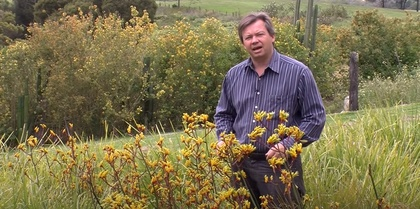
%> input picture image.jpg, 420 x 209 px, shrunk from 1254 x 624 before the run
$ octave --eval "result = RgbToBin(imread('image.jpg'));"   (GNU Octave 9; MATLAB toolbox functions it lacks are replaced by stand-ins)
%> lines starting %> are read from the running program, lines starting %| are printed output that depends on the picture; in (x1, y1, x2, y2) boxes, pixels count from 0 and x2, y2 are one past the last pixel; in counts of white or black regions, pixels touching at a corner belong together; the program's own positions count from 1
function [binary] = RgbToBin(RGB)
gray=rgb2gray(RGB);
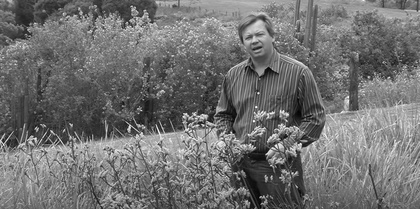
%> gray: size 209x420 uint8; min 2, max 251, mean 113.1
[H , W]=size(gray);
%> H = 209; W = 420
binary=zeros(H,W);
for i=1:H
    for j=1:W
        if gray(i,j)>=128
            binary(i,j)=1;
        else
            binary(i,j)=0;
        end
    end


end
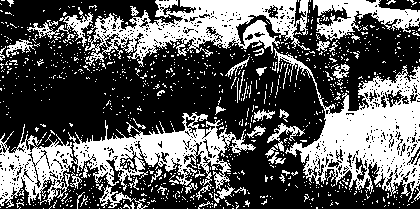
%> binary: size 209x420 double; values 0 (black) and 1 (white), 36.6% white; 944 white regions (892 under 20 px), largest, box (x1, y1, x2, y2) and area: (274, 48, 420, 202) 8669, (0, 112, 256, 208) 8466, (85, 0, 310, 67) 6957
binary=logical(binary);
imshow(binary)

$ run again, on 1.bmp
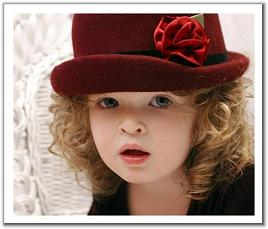
%> input picture 1.bmp, 268 x 229 px
%> in RgbToBin, `gray=rgb2gray(RGB);`:
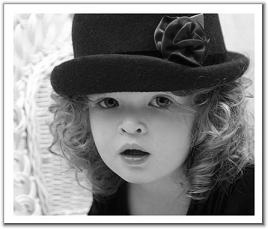
%> gray: size 229x268 uint8; min 0, max 255, mean 138.4
%> after the loop in RgbToBin, `for i=1:H`:
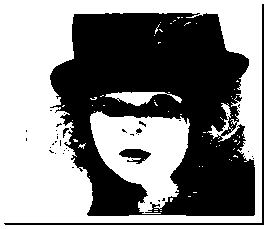
%> binary: size 229x268 double; values 0 (black) and 1 (white), 53.6% white; 36 black regions (31 under 20 px), largest, box (x1, y1, x2, y2) and area: (50, 13, 255, 216) 27087, (4, 4, 264, 225) 957, (119, 149, 151, 164) 278, (63, 128, 69, 138) 26, (136, 128, 142, 134) 22
